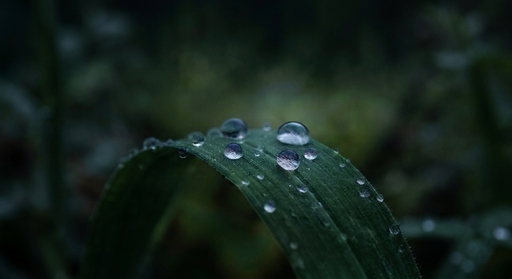
#> input picture Image_Signal_Project/photos/im2.jpg, 512 x 279 px
$ python image_signal_core.py
#> lines starting #> are read from the running program, lines starting #| are printed output that depends on the picture
import os
import numpy as np
import cv2

def load_color_and_gray(path):
#> called with path = 'photos/im2.jpg'
    if not os.path.exists(path):
        raise FileNotFoundError(f"Image doesn't exist: {path}")

    if cv2 is not None:
        img_color = cv2.imread(path, cv2.IMREAD_COLOR)
#> img_color is the input picture: shape (279, 512, 3); mean B, G, R 27.6, 34.7, 20.6
        if img_color is None:
            raise ValueError(f"OpenCV can't read the image: {path}")

        img_gray = cv2.cvtColor(img_color, cv2.COLOR_BGR2GRAY)
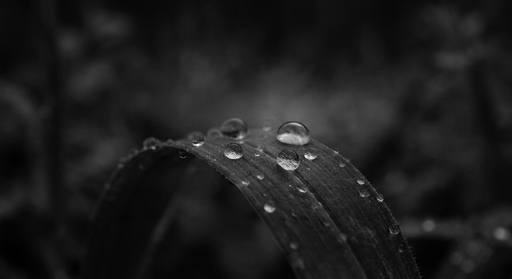
#> img_gray: shape (279, 512); min 0, max 240, mean 29.7

        img_color_rgb = cv2.cvtColor(img_color, cv2.COLOR_BGR2RGB)

        return img_color_rgb, img_gray.astype(float)
    else:
        raise ImportError("OpenCV is required for loading color images.")


def to_uint8(arr, normalize=False):
    a = np.asarray(arr, dtype=float)
    if normalize:
        lo, hi = a.min(), a.max()
        a = (a - lo) / (hi - lo) * 255 if hi > lo else np.zeros_like(a)
    return np.clip(a, 0, 255).astype(np.uint8)

def save_image(arr, path, normalize=False):
    out = to_uint8(arr, normalize)
    if cv2 is not None:
        cv2.imwrite(path, out)
    else:
        from PIL import Image
        Image.fromarray(out).save(path)

def mse(a, b):
    return float(np.mean((a - b) ** 2))
def psnr(a, b, peak=255.0):
    m = mse(a, b)
    return float("inf") if m == 0 else float(10 * np.log10(peak ** 2 / m))


def fourier_spectrum(img):
    Fs = np.fft.fftshift(np.fft.fft2(img))
    return Fs, np.log(1 + np.abs(Fs))


def inverse_fourier(Fs):
    return np.real(np.fft.ifft2(np.fft.ifftshift(Fs)))


"Part A: 2D Fourier & Filtering"
def circular_mask(shape, D0):
    M, N = shape
    v, u = np.ogrid[:M, :N]
    D = np.sqrt((u - N // 2) ** 2 + (v - M // 2) ** 2)
    return (D <= D0).astype(float)

def run_filtering(img, D0=30):
    Fs, log_mag = fourier_spectrum(img)
    lp_mask = circular_mask(img.shape, D0)
    hp_mask = 1 - lp_mask
    return {
        "original": img,
        "spectrum": log_mag,
        "lowpass_mask": lp_mask,
        "lowpass_image": inverse_fourier(Fs * lp_mask),
        "highpass_mask": hp_mask,
        "highpass_image": inverse_fourier(Fs * hp_mask),
    }


"Part B: Denoising and Evaluation"
def add_periodic_noise(img, A, u0, v0):
    M, N = img.shape
    y, x = np.ogrid[:M, :N]
    return img + A * np.sin(2 * np.pi * (u0 * x / N + v0 * y / M))


def notch_mask(shape, u0, v0, radius):
    M, N = shape
    cx, cy = N // 2, M // 2
    y, x = np.ogrid[:M, :N]
    mask = np.ones(shape)
    for px, py in [(cx + u0, cy + v0), (cx - u0, cy - v0)]:
        mask[np.sqrt((x - px) ** 2 + (y - py) ** 2) <= radius] = 0
    return mask


def find_noise_peak(Fs):
    M, N = Fs.shape
    mag = np.abs(Fs).copy()
    mag[M // 2, N // 2] = 0
    py, px = np.unravel_index(np.argmax(mag), mag.shape)
    return int(px - N // 2), int(py - M // 2)

def run_denoising(img, A=40, u0=30, v0=20, radius=3):
    M, N = img.shape
    if not (abs(u0) < N // 2 and abs(v0) < M // 2):
        raise ValueError("u0 and v0 must be smaller than half the width/height of the image.")
    if u0 == 0 and v0 == 0:
        raise ValueError("u0 and v0 cannot both be zero.")

    noisy = add_periodic_noise(img, A, u0, v0)
    Fn, noisy_spectrum = fourier_spectrum(noisy)
    mask = notch_mask(img.shape, u0, v0, radius)
    restored = np.clip(inverse_fourier(Fn * mask), 0, 255)

    return {
        "original": img,
        "noisy": noisy,
        "noisy_spectrum": noisy_spectrum,
        "notch_mask": mask,
        "filtered_spectrum": np.log(1 + np.abs(Fn * mask)),
        "restored": restored,
        "detected_peak": find_noise_peak(Fn),
        "mse_noisy": mse(img, noisy),
        "psnr_noisy": psnr(img, noisy),
        "mse_restored": mse(img, restored),
        "psnr_restored": psnr(img, restored),
    }


if __name__ == "__main__":
    import sys
    path = sys.argv[1] if len(sys.argv) > 1 else "photos/im2.jpg"
    img_color, img_gray = load_color_and_gray(path)
    print("shape:", img_gray.shape)
#| shape: (279, 512)

    f = run_filtering(img_gray, D0=30)
#> in run_filtering, `Fs, log_mag = fourier_spectrum(img)`:
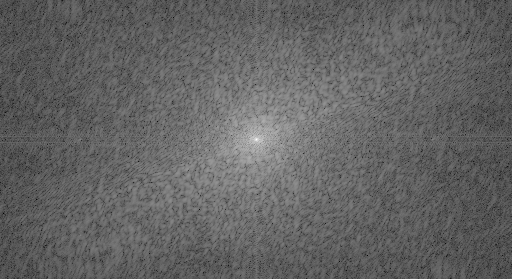
#> log_mag: shape (279, 512) float64; min 1.35, max 15.26, mean 6.77; drawn with min black and max white
#> in inverse_fourier, `return np.real(np.fft.ifft2(np.fft.ifftshift(Fs)))`:
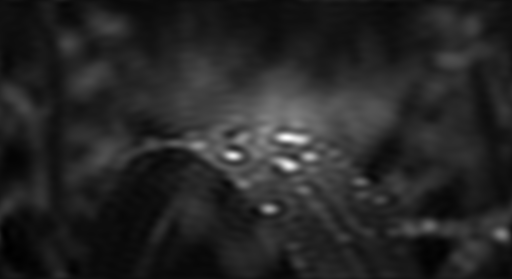
#> returned value: shape (279, 512) float64; min -1.42, max 205.1, mean 29.7; drawn with min black and max white
#> in inverse_fourier (call 2), `return np.real(np.fft.ifft2(np.fft.ifftshift(Fs)))`:
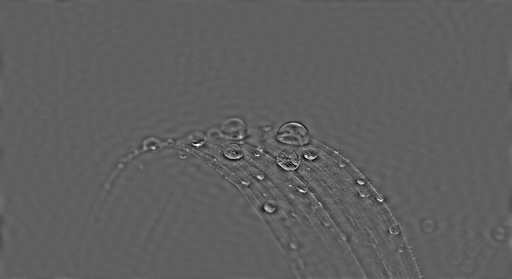
#> returned value: shape (279, 512) float64; min -74.43, max 123.7, mean 0; drawn with min black and max white
#> f = 6 items
    print("filtering keys:", list(f))
#| filtering keys: ['original', 'spectrum', 'lowpass_mask', 'lowpass_image', 'highpass_mask', 'highpass_image']

    d = run_denoising(img_gray, A=40, u0=30, v0=20, radius=3)
#> in add_periodic_noise, `return img + A * np.sin(2 * np.pi * (u0 * x / N + v0 * y / M))`:
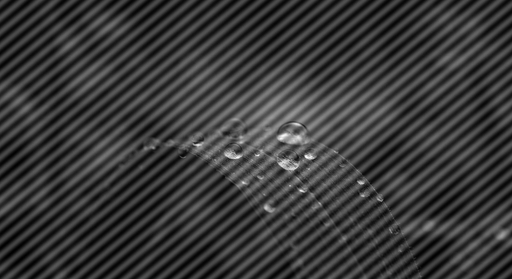
#> returned value: shape (279, 512) float64; min -39.98, max 263, mean 29.7; drawn with min black and max white
#> in find_noise_peak, `mag[M // 2, N // 2] = 0`: mag: shape (279, 512) float64; min 0, max 2854970.9, mean 1808
#> in find_noise_peak, `py, px = np.unravel_index(np.argmax(mag), mag.shape)`: py = 159; px = 286
#> in psnr, `m = mse(a, b)`: m = 800
#> d = 11 items
    print("detected peak:", d["detected_peak"])
#| detected peak: (30, 20)
    print(f"Noisy   : MSE={d['mse_noisy']:.3f}  PSNR={d['psnr_noisy']:.2f} dB")
#| Noisy   : MSE=800.000  PSNR=19.10 dB
    print(f"Restored: MSE={d['mse_restored']:.3f}  PSNR={d['psnr_restored']:.2f} dB")
#| Restored: MSE=0.184  PSNR=55.47 dB

$ run again, with Image_Signal_Project/photos/im1.jpg copied over Image_Signal_Project/photos/im2.jpg
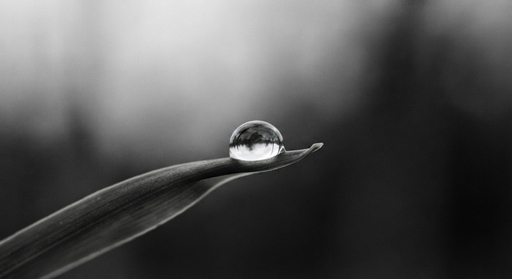
#> input picture Image_Signal_Project/photos/im1.jpg, 512 x 279 px
#> in load_color_and_gray, img_color is the input picture: shape (279, 512, 3); mean B, G, R 82.7, 83.2, 83
#| shape: (279, 512)
#> in inverse_fourier (call 2), `return np.real(np.fft.ifft2(np.fft.ifftshift(Fs)))`:
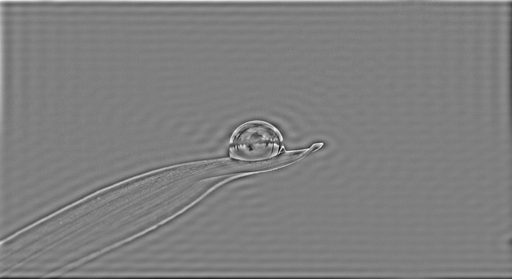
#> returned value: shape (279, 512) float64; min -109.8, max 110.1, mean 0; drawn with min black and max white
#> f = 6 items
#| filtering keys: ['original', 'spectrum', 'lowpass_mask', 'lowpass_image', 'highpass_mask', 'highpass_image']
#> in add_periodic_noise, `return img + A * np.sin(2 * np.pi * (u0 * x / N + v0 * y / M))`:
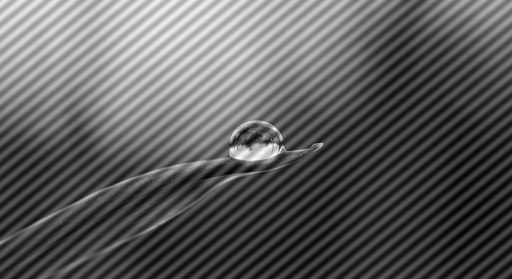
#> returned value: shape (279, 512) float64; min -36.91, max 287.8, mean 83.1; drawn with min black and max white
#> py = 138; px = 256
#> m = 800
#> d = 11 items
#| detected peak: (0, -1)
#| Noisy   : MSE=800.000  PSNR=19.10 dB
#| Restored: MSE=0.217  PSNR=54.77 dB
